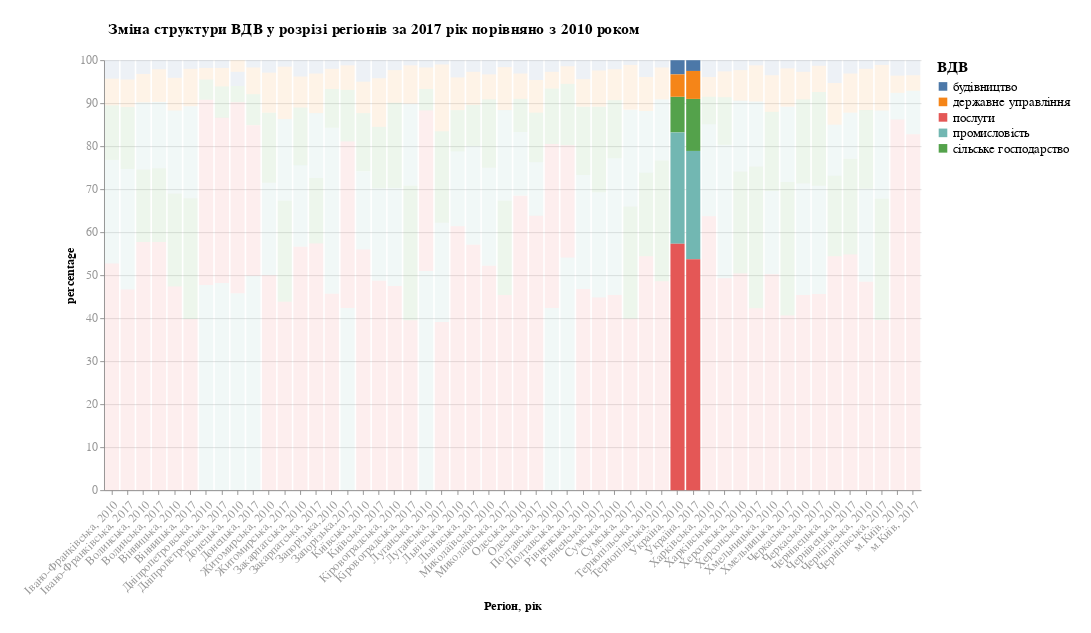

This figure's notebook cell:
### Code cell
final_chart1 = alt.Chart(df_melted,title='Зміна структури ВДВ у розрізі регіонів за 2017 рік порівняно з 2010 роком').mark_bar().transform_calculate(
    percetage_tip = "datum.percentage + '%'"
).encode(
    x = alt.X('Регіон, рік:N'),
    y = alt.Y('percentage:Q', 
              scale=alt.Scale(domain=[0, 100])),
    color = alt.Color('branch:N', title="ВДВ" ),
    tooltip = alt.Tooltip('percetage_tip:N'),
    order=alt.Order('percentage:Q',
                    sort='descending'),
    opacity = alt.condition(
        select_region,
        alt.value(1),
        alt.value(0.1)
    )
).add_selection(
    select_region
).properties(width = 950, 
              height = 500, 
              background = '#FFFFFF', 
              padding = 25
             ).configure_view(strokeWidth = 0
             ).configure_axis(labelColor = "#999999",
                              gridWidth = 1,
                              titleFont = 'Helvetica',
                              labelFont = 'Helvetica',
                              titleFontSize = 14,
                              labelFontSize = 14
             ).configure_text(font = 'Helvetica'
             ).configure_title(
                                align='center',
                                anchor='start',
                                offset = 20,
                                fontSize = 18,
                                dx = 100,
                                fontWeight = 'bold'
             ).configure_legend(
                                titleFontSize=18,
                                labelFontSize=15
             ).configure_axisX(labelPadding=5, 
                  labelAngle = -45,
                              )

### Figure 1 — Vega-Lite specification as saved in the notebook (floating-point values rounded to 4 significant figures; data arrays with more than 128 entries replaced by an {"elided": "..."} marker saying what was removed)
{"config": {"view": {"continuousWidth": 400, "continuousHeight": 300, "strokeWidth": 0}, "axis": {"gridWidth": 1, "labelColor": "#999999", "labelFont": "Helvetica", "labelFontSize": 14, "titleFont": "Helvetica", "titleFontSize": 14}, "axisX": {"labelAngle": -45, "labelPadding": 5}, "legend": {"labelFontSize": 15, "titleFontSize": 18}, "text": {"font": "Helvetica"}, "title": {"align": "center", "anchor": "start", "dx": 100, "fontSize": 18, "fontWeight": "bold", "offset": 20}}, "data": {"name": "data-397d0376c9a1e353b2de709e9aec2a1d"}, "mark": "bar", "background": "#FFFFFF", "encoding": {"color": {"type": "nominal", "field": "branch", "title": "ВДВ"}, "opacity": {"condition": {"value": 1, "selection": "Select region"}, "value": 0.1}, "order": {"type": "quantitative", "field": "percentage", "sort": "descending"}, "tooltip": {"type": "nominal", "field": "percetage_tip"}, "x": {"type": "nominal", "field": "Регіон, рік"}, "y": {"type": "quantitative", "field": "percentage", "scale": {"domain": [0, 100]}}}, "height": 500, "padding": 25, "selection": {"Select region": {"type": "single", "fields": ["region"], "bind": {"input": "select", "options": ["Україна", "Вінницька", "Волинська", "Дніпропетровська", "Донецька", "Житомирська", "Закарпатська", "Запорізька", "Івано-Франківська", "Київська", "Кіровоградська", "Луганська", "Львівська", "Миколаївська", "Одеська", "Полтавська", "Рівненська", "Сумська", "Тернопільська", "Харківська", "Херсонська", "Хмельницька", "Черкаська", "Чернівецька", "Чернігівська", "м.Київ"]}, "empty": "all", "init": {"region": "Україна"}}}, "title": "Зміна структури ВДВ у розрізі регіонів за 2017 рік порівняно з 2010 роком", "transform": [{"calculate": "datum.percentage + '%'", "as": "percetage_tip"}], "width": 950, "$schema": "https://vega.github.io/schema/vega-lite/v4.8.1.json", "datasets": {"data-397d0376c9a1e353b2de709e9aec2a1d": {"elided": "260 records"}}}
